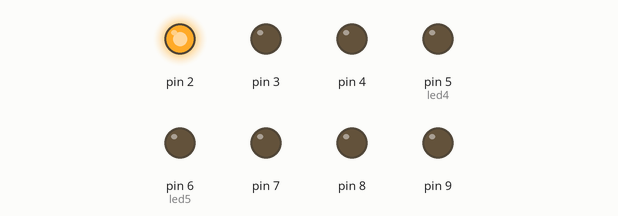
Bench run of a sketch on a simulated Arduino Uno, built with avr-gcc and run on an emulated ATmega328P. Shown: output pins drawn as LEDs (lit = HIGH).

Above: at 0.05 s.
At 2.1 s:
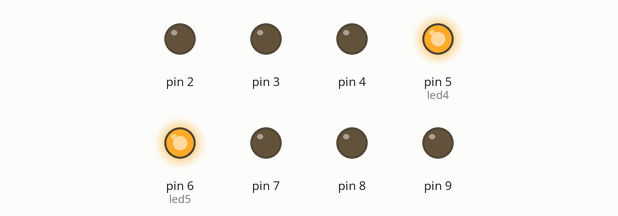
At 2.7 s:
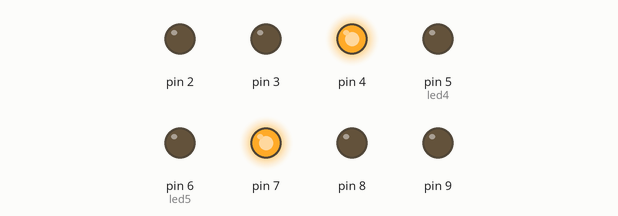
At 2.9 s:
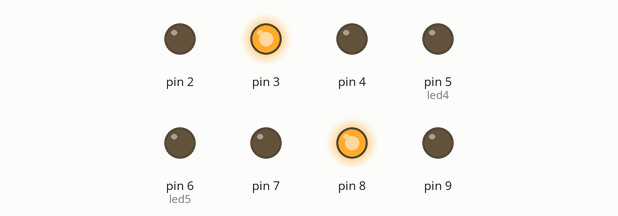
At 3.1 s:
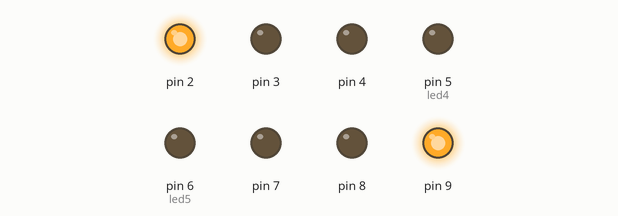
At 6.7 s:
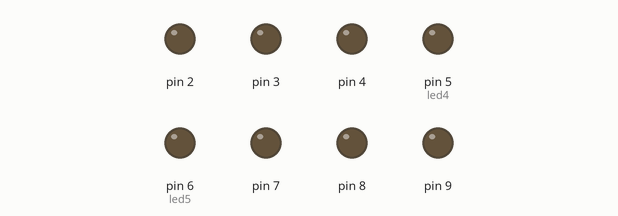
Timing chart, 0 to 7.8 s (numbered marks = the images above):
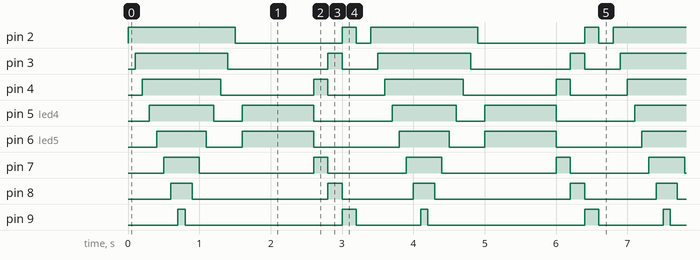

Measured:
- by itself, pin 2: repeats every 3.4 s: LOW 1.5 s, HIGH 0.20 s, LOW 0.20 s, HIGH 1.5 s
- by itself, pin 3: repeats every 3.4 s: LOW 1.4 s, HIGH 0.20 s, LOW 0.50 s, HIGH 1.3 s
- by itself, pin 4: repeats every 3.4 s: LOW 1.3 s, HIGH 0.20 s, LOW 0.80 s, HIGH 1.1 s
- by itself, pin 5 (led4): repeats every 3.4 s: LOW 0.40 s, HIGH 1.0 s, LOW 1.1 s, HIGH 0.90 s
- by itself, pin 6 (led5): repeats every 3.4 s: LOW 0.50 s, HIGH 1.0 s, LOW 1.2 s, HIGH 0.70 s
- by itself, pin 7: repeats every 3.4 s: LOW 1.6 s, HIGH 0.20 s, LOW 1.1 s, HIGH 0.50 s
- by itself, pin 8: repeats every 3.4 s: LOW 1.9 s, HIGH 0.20 s, LOW 1.0 s, HIGH 0.30 s
- by itself, pin 9: repeats every 3.4 s: LOW 2.2 s, HIGH 0.20 s, LOW 0.90 s, HIGH 0.10 s

The sketch:

saidas_digitais.ino
```cpp
//Delcaração dos LED
byte led1=2;
byte led2=3;
byte led3=4;
byte led4=5;
byte led5=6;
byte led6=7;
byte led7=8;
byte led8=9;

int i; //Contador para o FOR
long vel=100; //Velocidade das Luzes

void setup() {
  // put your setup code here, to run once:
  //Configura os 8 Pinos digitais como SAIDAS
  for(i=led1;i<=led8;i++){
    pinMode(i,OUTPUT);
  }
}

void loop() {
  // put your main code here, to run repeatedly:
 //Ascende os LEDs da esquerda para Direita
  for(i=led1;i<=led8;i++){
    digitalWrite(i,HIGH); //Ascende o LED
    delay(vel);           //Atraso (Espera o valor de vel)
  }

  //Desliga os LEDs de Direita para esquerda
  for(i=9;i>=2;i--){
    digitalWrite(i,LOW); //Desliga o LED
    delay(vel);          //Atraso (Espera o valor de vel)
  }

  //Ascende os dois LEDs do Meio
  digitalWrite(led4,1);
  digitalWrite(led5,1);
  delay(1000);     //Atraso de 1000ms (1 segundo)

  //Ascende os LEDs desde o MEIO até os LADOS
  for(i=6;i<=9;i++){
    digitalWrite(i,LOW);
    digitalWrite(i+1,HIGH);
    digitalWrite(11-i,LOW);
    digitalWrite(10-i,HIGH);
    delay(vel*2);  //aguarda o valor de vel veces 2
  }

}
```
